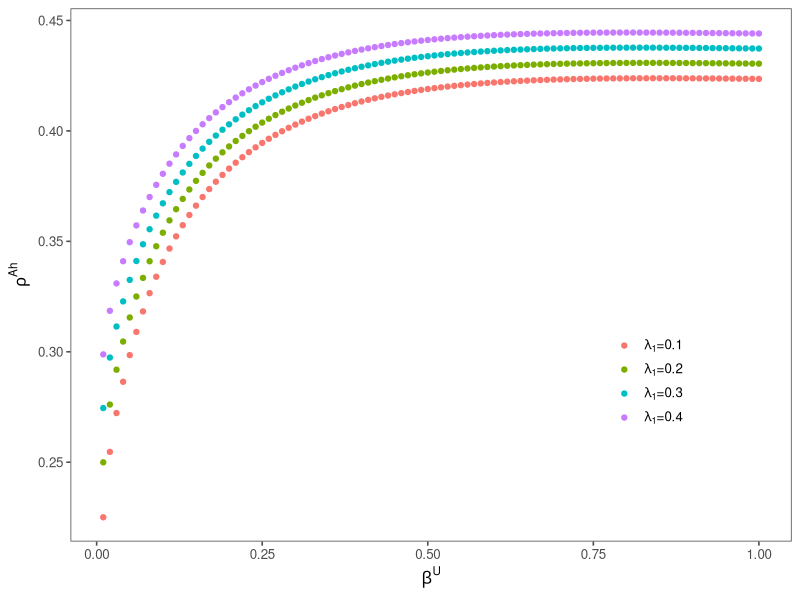
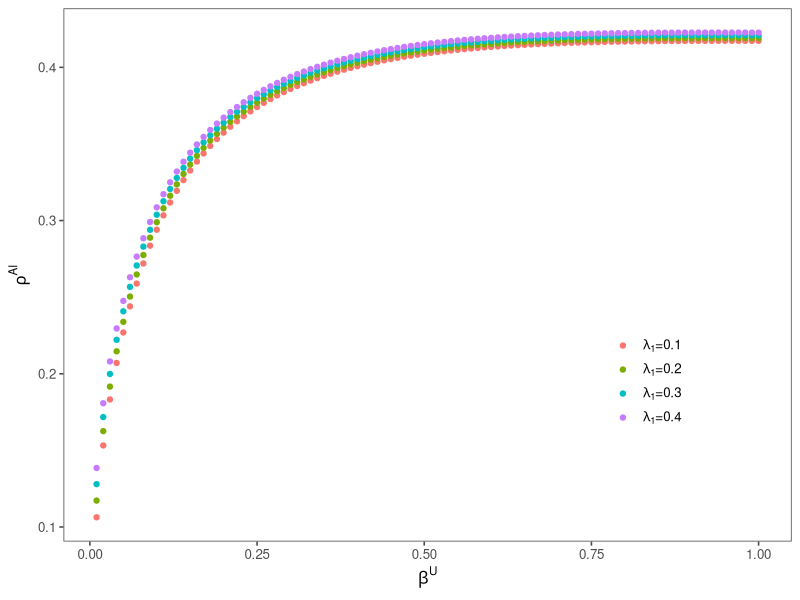
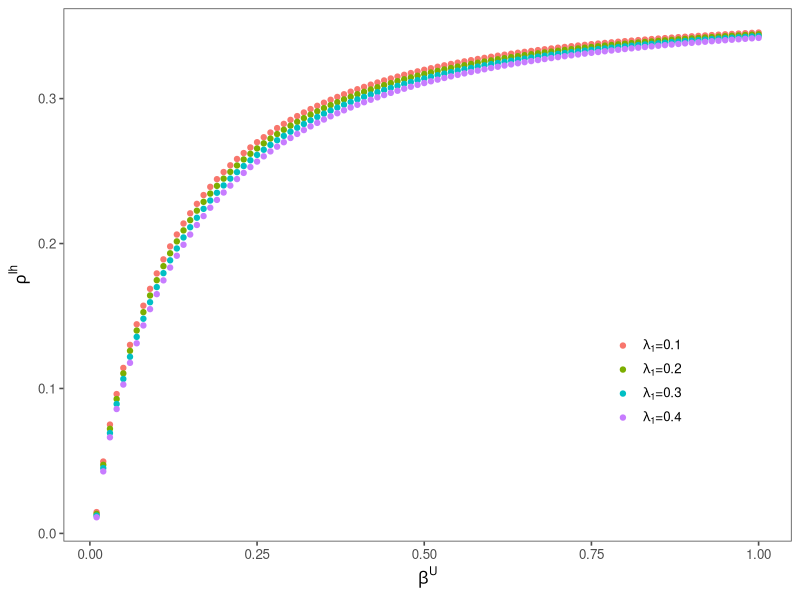
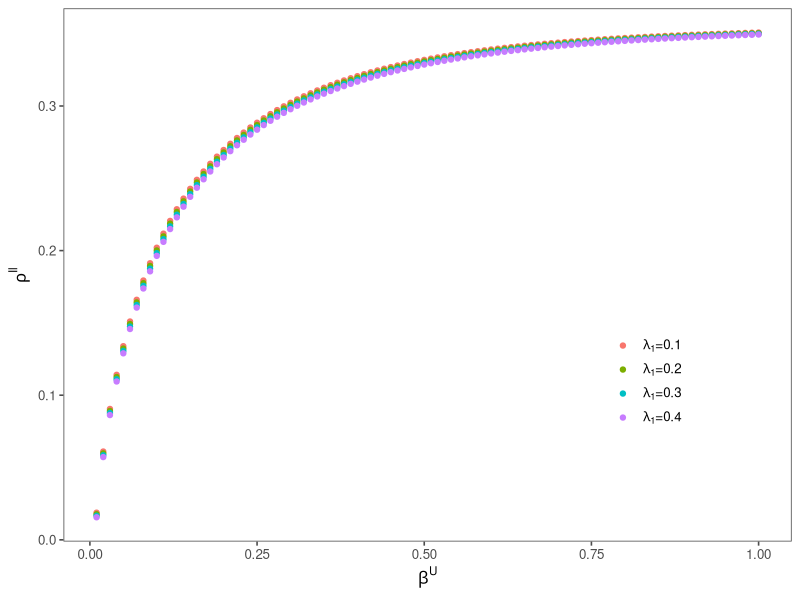
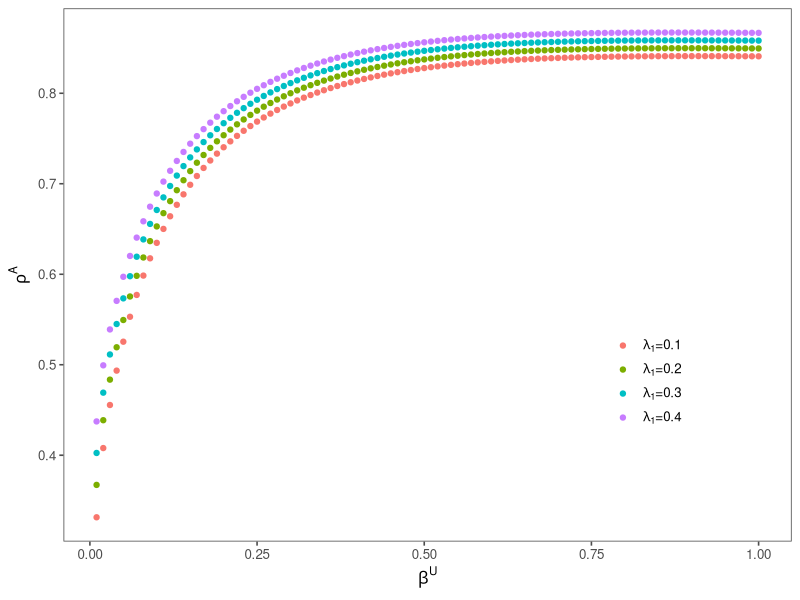
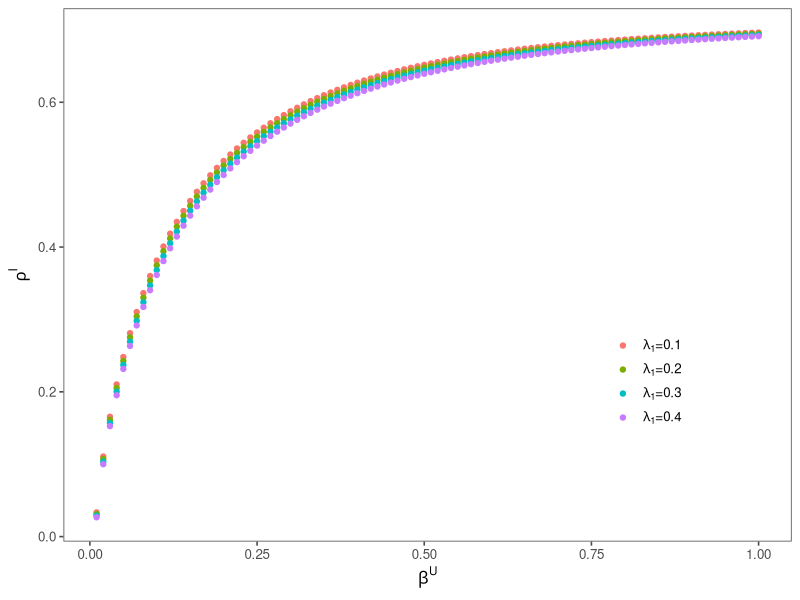
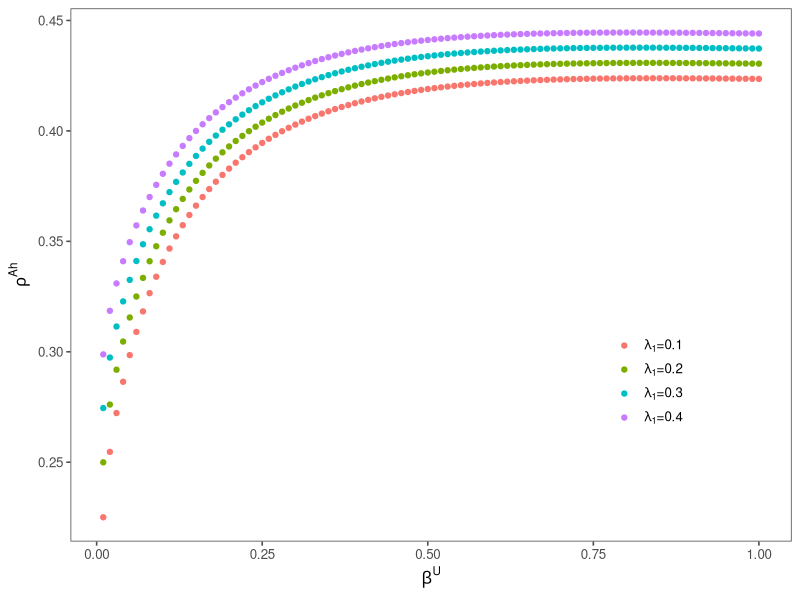
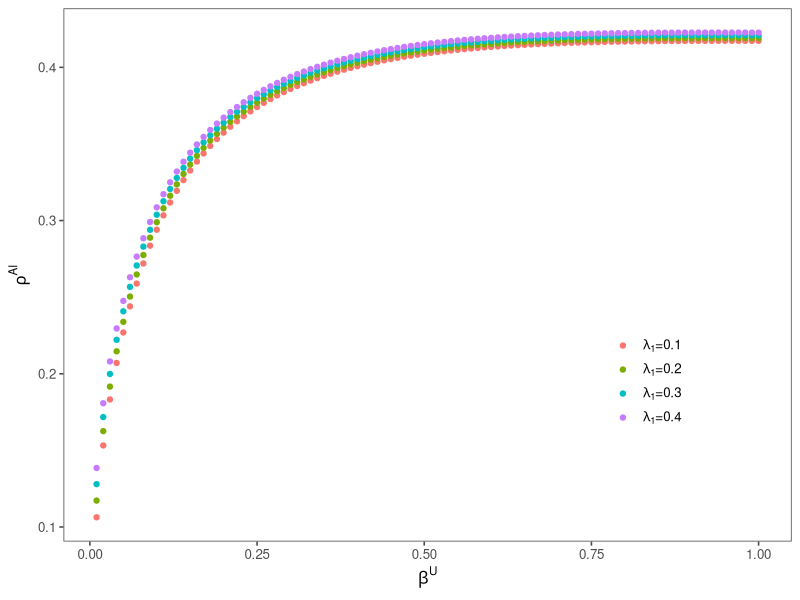

These figures' R source, in order:
suppressPackageStartupMessages(suppressWarnings({
  library(igraph)
  library(progress)
  library(magrittr)
  library(tidyverse)
  library(ggthemes)
  library(RColorBrewer)
  library(parallel)
  library(foreach)
  library(doParallel)
  library(tidyr)
  library(ggplot2)
}))

a<-Sys.time()

getwd()
setwd(dirname(rstudioapi::getActiveDocumentContext()$path))


lamda01<-read.csv("MMCA_lamda1_01.csv") %>% 
  mutate(parameter=rep("lamda1=0.1",100))

lamda02<-read.csv("MMCA_lamda1_02.csv") %>% 
  mutate(parameter=rep("lamda1=0.2",100))

lamda03<-read.csv("MMCA_lamda1_03.csv") %>% 
  mutate(parameter=rep("lamda1=0.3",100))

lamda04<-read.csv("MMCA_lamda1_04.csv") %>% 
  mutate(parameter=rep("lamda1=0.4",100))

data<-rbind(lamda01,lamda02,lamda03,lamda04)

remove(lamda01,lamda02,lamda03,lamda04)

#1. rho_Ah
df<-data[,c(1,4,8)]

ggplot(df,aes(x=beta_U,y=rho_Ah,color=parameter))+
  geom_point(key_glyph=draw_key_point)+
  theme_few()+
  #ylim(0,1)+
  xlab(expression(beta^U))+
  ylab(expression(rho^Ah))+
  scale_color_discrete(labels=c(expression(paste(lambda[1],"=0.1")),
                                expression(paste(lambda[1],"=0.2")),
                                expression(paste(lambda[1],"=0.3")),
                                expression(paste(lambda[1],"=0.4"))))+
  theme(legend.title=element_blank(),
        legend.position = c(0.8,0.3)) 

ggsave("exp1rhoAh.png",width=12, height=8,units="cm",dpi = 600)


#2. rho_Al
df<-data[,c(1,6,8)]

ggplot(df,aes(x=beta_U,y=rho_Al,color=parameter))+
  geom_point()+
  theme_few()+
  #ylim(0,1)+
  xlab(expression(beta^U))+
  ylab(expression(rho^Al))+
  scale_color_discrete(labels=c(expression(paste(lambda[1],"=0.1")),
                                expression(paste(lambda[1],"=0.2")),
                                expression(paste(lambda[1],"=0.3")),
                                expression(paste(lambda[1],"=0.4"))))+
  theme(legend.title=element_blank(),
        legend.position = c(0.8,0.3)) 

ggsave("exp1rhoAl.png",width=12, height=8,units="cm",dpi = 600)



#3. rho_Ih
df<-data[,c(1,5,8)]

ggplot(df,aes(x=beta_U,y=rho_Ih,color=parameter))+
  geom_point()+
  theme_few()+
  #ylim(0,1)+
  xlab(expression(beta^U))+
  ylab(expression(rho^Ih))+
  scale_color_discrete(labels=c(expression(paste(lambda[1],"=0.1")),
                                expression(paste(lambda[1],"=0.2")),
                                expression(paste(lambda[1],"=0.3")),
                                expression(paste(lambda[1],"=0.4"))))+
  theme(legend.title=element_blank(),
        legend.position = c(0.8,0.3)) 

ggsave("exp1rhoIh.png",width=12, height=8,units="cm",dpi = 600)



#4. rho_Il
df<-data[,c(1,7,8)]

ggplot(df,aes(x=beta_U,y=rho_Il,color=parameter))+
  geom_point()+
  theme_few()+
  #ylim(0,1)+
  xlab(expression(beta^U))+
  ylab(expression(rho^Il))+
  scale_color_discrete(labels=c(expression(paste(lambda[1],"=0.1")),
                                expression(paste(lambda[1],"=0.2")),
                                expression(paste(lambda[1],"=0.3")),
                                expression(paste(lambda[1],"=0.4"))))+
  theme(legend.title=element_blank(),
        legend.position = c(0.8,0.3)) 

ggsave("exp1rhoIl.png",width=12, height=8,units="cm",dpi = 600)



#5. rho_A
df<-data[,c(1,2,8)]

ggplot(df,aes(x=beta_U,y=rho_A,color=parameter))+
  geom_point()+
  theme_few()+
  #ylim(0,1)+
  xlab(expression(beta^U))+
  ylab(expression(rho^A))+
  scale_color_discrete(labels=c(expression(paste(lambda[1],"=0.1")),
                                expression(paste(lambda[1],"=0.2")),
                                expression(paste(lambda[1],"=0.3")),
                                expression(paste(lambda[1],"=0.4"))))+
  theme(legend.title=element_blank(),
        legend.position = c(0.8,0.3)) 

ggsave("exp1rhoA.png",width=12, height=8,units="cm",dpi = 600)


#6. rho_I
df<-data[,c(1,3,8)]

ggplot(df,aes(x=beta_U,y=rho_I,color=parameter))+
  geom_point()+
  theme_few()+
  #ylim(0,1)+
  xlab(expression(beta^U))+
  ylab(expression(rho^I))+
  scale_color_discrete(labels=c(expression(paste(lambda[1],"=0.1")),
                                expression(paste(lambda[1],"=0.2")),
                                expression(paste(lambda[1],"=0.3")),
                                expression(paste(lambda[1],"=0.4"))))+
  theme(legend.title=element_blank(),
        legend.position = c(0.8,0.3)) 

ggsave("exp1rhoI.png",width=12, height=8,units="cm",dpi = 600)


b<-Sys.time()
a;b;b-a
